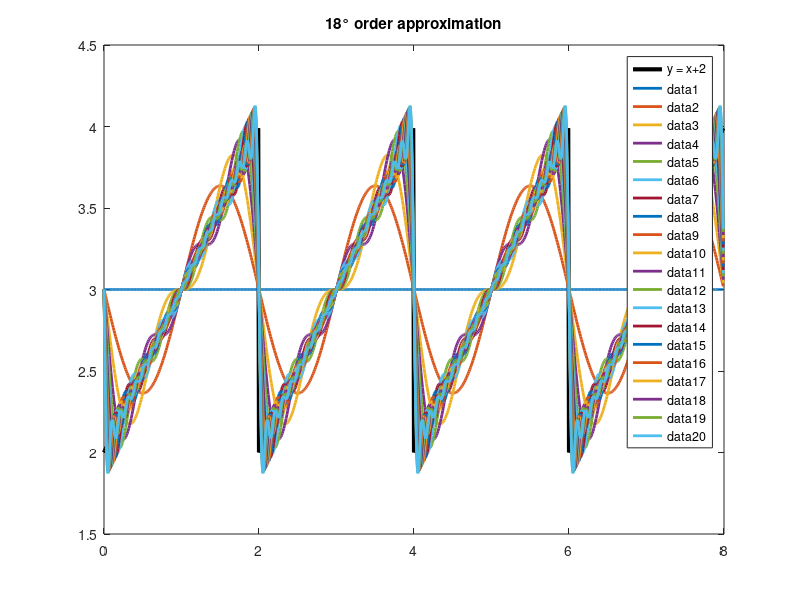

Source code (MATLAB):
%% fourier example for saw function

% the script shows approximation of a "saw function" via different order
% fourier series

clearvars;
close all

% saw function y = x+2
x =0:0.01:2-0.01;
newX = repmat(x,1,4);
plotX=0:0.01:8-0.01;
y = newX+2;

figure
plot(plotX,y,'k','LineWidth',3)

Nloop = 20;

legendCell = cell(1,Nloop+2);
legendCell{1} = 'y = x+2';
legend(legendCell{1})
title('fourier series demonstration')

hold on

%%%%%%%%%%%%%%%%%%%%%%%%%%%%%%%%%%%
% start loop approximation

yApprox = zeros(Nloop,numel(plotX));
yApprox(1,:) = 3;

wKey = waitforbuttonpress;

plot(plotX,yApprox(1,:), 'LineWidth',2)

ySeries = zeros(Nloop,numel(plotX));
ySeries(1,:)=sin(pi*plotX);

for nn = 2:Nloop
    
    ySeries(nn,:)=ySeries(nn-1,:)+(sin(nn*pi*plotX)/(nn));
    
end


for nn = 2:Nloop

    legendCell{nn}=[num2str(nn-2) '° order approximation'];
    title(legendCell{nn})
    
    yApprox(nn,:) =yApprox(1,:)-(2/pi)*ySeries(nn-1,:);
    
    wKey = waitforbuttonpress;

    plot(plotX,yApprox(nn,:), 'LineWidth',2)
    
end